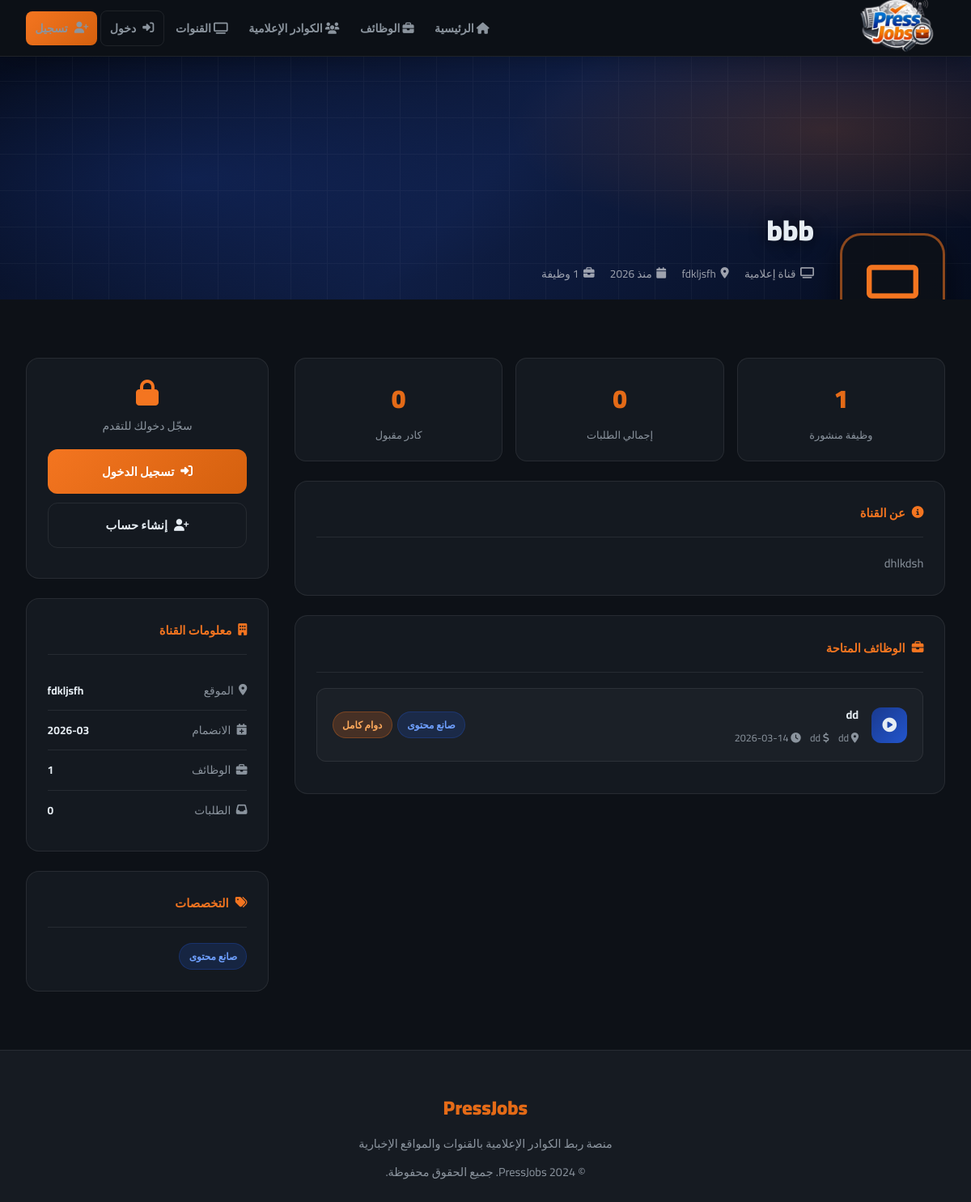
/profile/4, run on an earlier commit of the app's database.
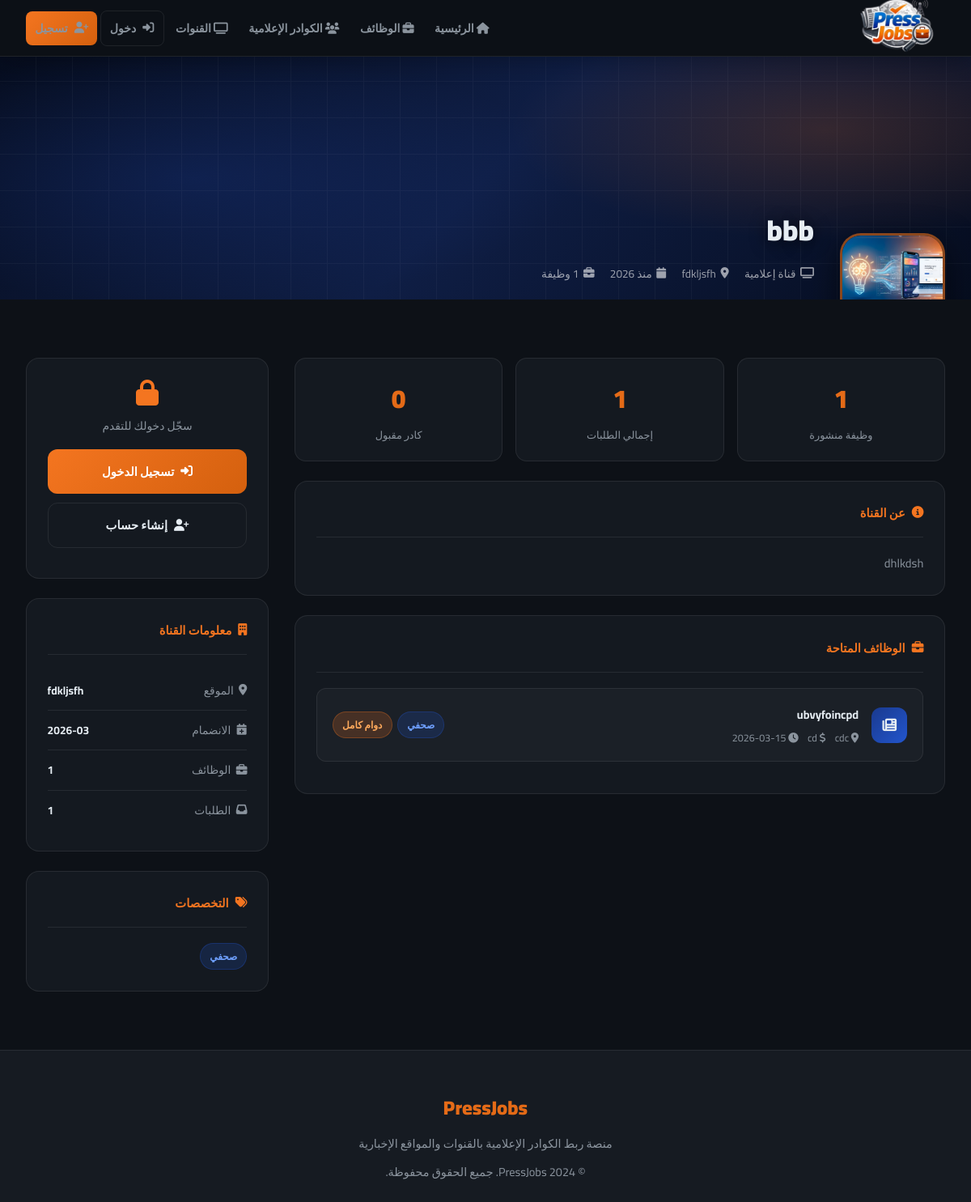
And on a later commit of the database.
### tables this page shows
CREATE TABLE users (
        id INTEGER PRIMARY KEY AUTOINCREMENT,
        name TEXT NOT NULL,
        email TEXT UNIQUE NOT NULL,
        password TEXT NOT NULL,
        account_type TEXT NOT NULL,
        bio TEXT,
        location TEXT,
        skills TEXT,
        education TEXT,
        experience TEXT,
        profile_image TEXT,
        created_at TEXT DEFAULT CURRENT_TIMESTAMP
    , last_name TEXT, gender TEXT, civil_status TEXT, specialty TEXT, years_experience TEXT, preferred_channels TEXT, extra_skills TEXT, cv_filename TEXT, intro_video TEXT, article_links TEXT);

CREATE TABLE jobs (
        id INTEGER PRIMARY KEY AUTOINCREMENT,
        channel_id INTEGER NOT NULL,
        title TEXT NOT NULL,
        description TEXT NOT NULL,
        category TEXT NOT NULL,
        location TEXT,
        job_type TEXT,
        salary TEXT,
        requirements TEXT,
        created_at TEXT DEFAULT CURRENT_TIMESTAMP,
        FOREIGN KEY(channel_id) REFERENCES users(id)
    );

### app.py (the view)
@app.route('/profile/<int:user_id>')
def profile(user_id):
    conn = get_db()
    user = conn.execute('SELECT * FROM users WHERE id=?', (user_id,)).fetchone()
    if not user:
        conn.close()
        flash('المستخدم غير موجود', 'error')
        return redirect(url_for('index'))
    if user['account_type'] == 'channel':
        jobs = conn.execute(
            'SELECT * FROM jobs WHERE channel_id=? ORDER BY created_at DESC', (user_id,)
        ).fetchall()
        applications = conn.execute('''
            SELECT applications.*, jobs.title AS job_title,
                   u.name AS applicant_name, u.profile_image AS applicant_image,
                   u.skills, u.education, u.location AS applicant_location,
                   u.years_experience, u.specialty, u.cv_filename
            FROM applications
            JOIN jobs ON applications.job_id = jobs.id
            JOIN users u ON applications.journalist_id = u.id
            WHERE jobs.channel_id = ?
            ORDER BY applications.created_at DESC
        ''', (user_id,)).fetchall()
        total_applications = len(applications)
        accepted_count = sum(1 for a in applications if a['status'] == 'accepted')
        job_categories = list({j['category'] for j in jobs})
        conn.close()
        return render_template('channel_profile.html',
            channel=user, jobs=jobs, applications=applications,
            total_applications=total_applications, accepted_count=accepted_count,
            job_categories=job_categories)
    posts = conn.execute(
        'SELECT * FROM posts WHERE user_id=? ORDER BY created_at DESC', (user_id,)
    ).fetchall()
    conn.close()
    return render_template('profile.html', user=user, jobs=None, posts=posts)

### templates/channel_profile.html (shortened to what this page needs)
{% extends 'base.html' %}
{% block content %}
{% set is_owner = (session.user_id == channel.id) %}
{% set cmap = {'journalist':'صحفي','photographer':'مصور','content':'صانع محتوى','editor':'مونتير','presenter':'مذيع','reporter':'مراسل'} %}
{% set imap = {'journalist':'newspaper','photographer':'camera','content':'play-circle','editor':'film','presenter':'microphone','reporter':'broadcast-tower'} %}
<div class="ch-hero">
  <div class="ch-hero-bg"></div>
  <div class="ch-hero-lines"></div>
  <div class="ch-hero-inner">
    <div class="ch-logo{% if is_owner %} editable{% endif %}"{% if is_owner %} onclick="openM('editModal','logo')"{% endif %}>
      {% if channel.profile_image %}<img src="/static/uploads/{{ channel.profile_image }}" alt="{{ channel.name }}" id="heroLogo">{% else %}<i class="fas fa-tv default-icon"></i>{% endif %}
    </div>
    <div class="ch-hero-text">
      <h1>{{ channel.name }}</h1>
      <div class="ch-hero-meta">
        <span><i class="fas fa-tv"></i> قناة إعلامية</span>
        {% if channel.location %}<span><i class="fas fa-map-marker-alt"></i> {{ channel.location }}</span>{% endif %}
        <span><i class="fas fa-calendar"></i> منذ {{ channel.created_at[:4] }}</span>
        <span><i class="fas fa-briefcase"></i> {{ jobs|length }} وظيفة</span>
      </div>
    </div>
  </div>
</div>
<div class="ch-body">
  <div class="ch-main">
    <div class="ch-stats">
      <div class="ch-stat"><div class="n">{{ jobs|length }}</div><div class="l">وظيفة منشورة</div></div>
      <div class="ch-stat"><div class="n">{{ total_applications }}</div><div class="l">إجمالي الطلبات</div></div>
      <div class="ch-stat"><div class="n">{{ accepted_count }}</div><div class="l">كادر مقبول</div></div>
    </div>
    {% if is_owner %}
    <div class="ch-card" style="padding-bottom:0">
      <div class="ch-tabs">
        <button class="ch-tab active" onclick="switchTab('t-jobs',this)"><i class="fas fa-briefcase"></i> الوظائف {% if jobs %}<span class="ch-tab-badge">{{ jobs|length }}</span>{% endif %}</button>
        <button class="ch-tab" onclick="switchTab('t-apps',this)"><i class="fas fa-inbox"></i> الطلبات {% if applications %}<span class="ch-tab-badge">{{ applications|length }}</span>{% endif %}</button>
        <button class="ch-tab" onclick="switchTab('t-about',this)"><i class="fas fa-info-circle"></i> عن القناة</button>
      </div>
      <div class="ch-tab-panels">
        <div class="ch-tab-panel active" id="t-jobs">
          <div style="display:flex;justify-content:flex-end;margin-bottom:1.2rem">
            <button onclick="openJobNew()" class="btn btn-primary btn-sm"><i class="fas fa-plus"></i> وظيفة جديدة</button>
          </div>
          {% if jobs %}
            {% for job in jobs %}
            <div class="job-row">
              <div class="job-row-icon"><i class="fas fa-{{ imap.get(job.category,'briefcase') }}"></i></div>
              <div class="job-row-body">
                <h4>{{ job.title }}</h4>
                <div class="job-row-meta">
                  <span class="badge badge-blue" style="font-size:0.7rem">{{ cmap.get(job.category,job.category) }}</span>
                  {% if job.job_type %}<span class="badge badge-orange" style="font-size:0.7rem">{{ job.job_type }}</span>{% endif %}
                  {% if job.location %}<span><i class="fas fa-map-marker-alt"></i> {{ job.location }}</span>{% endif %}
                  <span><i class="fas fa-calendar"></i> {{ job.created_at[:10] }}</span>
                </div>
              </div>
              <div class="job-row-acts">
                <a href="/job/{{ job.id }}" class="jbtn jbtn-view"><i class="fas fa-eye"></i></a>
                <button class="jbtn jbtn-edit" onclick="openJobEdit({{ job.id }},'{{ job.title|e }}','{{ job.category }}','{{ (job.job_type or '')|e }}','{{ (job.location or '')|e }}','{{ (job.salary or '')|e }}','{{ job.description|e|replace('\n',' ')|replace("'","\\'") }}','{{ (job.requirements or '')|e|replace('\n',' ')|replace("'","\\'") }}')"><i class="fas fa-pen"></i></button>
                <button class="jbtn jbtn-del" onclick="openJobDel({{ job.id }})"><i class="fas fa-trash"></i></button>
              </div>
            </div>
            {% endfor %}
          {% else %}
          <div class="empty-st"><i class="fas fa-briefcase"></i><p>لم تنشر أي وظيفة بعد</p><button onclick="openJobNew()" class="btn btn-primary btn-sm" style="margin-top:1rem"><i class="fas fa-plus"></i> انشر أول وظيفة</button></div>
          {% endif %}
        </div>
        <div class="ch-tab-panel" id="t-apps">
          {% if applications %}
          <div class="filter-pills">
            <button class="fpill active" onclick="fApps('all',this)">الكل ({{ applications|length }})</button>
            <button class="fpill" onclick="fApps('pending',this)">قيد المراجعة ({{ applications|selectattr('status','eq','pending')|list|length }})</button>
            <button class="fpill" onclick="fApps('accepted',this)">مقبول ({{ applications|selectattr('status','eq','accepted')|list|length }})</button>
            <button class="fpill" onclick="fApps('rejected',this)">مرفوض ({{ applications|selectattr('status','eq','rejected')|list|length }})</button>
          </div>
          {% for app in applications %}
          <div class="app-card" data-status="{{ app.status }}">
            <div class="app-top">
              <div class="app-person">
                <div class="app-av">{% if app.applicant_image %}<img src="/static/uploads/{{ app.applicant_image }}">{% else %}<i class="fas fa-user"></i>{% endif %}</div>
                <div>
                  <div class="app-nm">{{ app.applicant_name }}</div>
                  <div class="app-sb"><i class="fas fa-briefcase"></i> {{ app.job_title }}{% if app.applicant_location %} · <i class="fas fa-map-marker-alt"></i> {{ app.applicant_location }}{% endif %} · <i class="fas fa-calendar"></i> {{ app.created_at[:10] }}</div>
                </div>
              </div>
              <span class="badge {% if app.status=='accepted' %}badge-green{% elif app.status=='rejected' %}badge-red{% else %}badge-orange{% endif %}">{{ {'pending':'قيد المراجعة','accepted':'مقبول','rejected':'مرفوض'}.get(app.status,app.status) }}</span>
            </div>
            {% if app.skills or app.education or app.years_experience %}
            <div class="app-pills">
              {% if app.skills %}<div class="app-pill"><span class="app-pill-l"><i class="fas fa-tools"></i> المهارات</span><span class="app-pill-v">{{ app.skills[:35] }}{% if app.skills|length>35 %}...{% endif %}</span></div>{% endif %}
              {% if app.education %}<div class="app-pill"><span class="app-pill-l"><i class="fas fa-graduation-cap"></i> المؤهل</span><span class="app-pill-v">{{ app.education[:30] }}{% if app.education|length>30 %}...{% endif %}</span></div>{% endif %}
              {% if app.years_experience %}<div class="app-pill"><span class="app-pill-l"><i class="fas fa-star"></i> الخبرة</span><span class="app-pill-v">{{ app.years_experience }} سنوات</span></div>{% endif %}
            </div>
            {% endif %}
            {% if app.message %}<div class="app-msg">{{ app.message }}</div>{% endif %}
            <div class="app-acts">
              {% if app.status != 'accepted' %}<a href="/update-application/{{ app.id }}/accepted" class="abtn abtn-ok"><i class="fas fa-check"></i> قبول</a>{% endif %}
              {% if app.status != 'rejected' %}<a href="/update-application/{{ app.id }}/rejected" class="abtn abtn-no"><i class="fas fa-times"></i> رفض</a>{% endif %}
              <a href="/profile/{{ app.journalist_id }}" class="abtn abtn-pr" target="_blank"><i class="fas fa-user"></i> الملف</a>
              {% if app.cv_filename %}<a href="/static/uploads/{{ app.cv_filename }}" class="abtn abtn-pr" download><i class="fas fa-file-pdf"></i> CV</a>{% endif %}
            </div>
          </div>
          {% endfor %}
          {% else %}
          <div class="empty-st"><i class="fas fa-inbox"></i><p>لا توجد طلبات بعد</p></div>
          {% endif %}
        </div>
        <div class="ch-tab-panel" id="t-about">
          {% if channel.bio %}<p class="ch-bio">{{ channel.bio }}</p>{% else %}<p style="color:var(--text-muted);font-style:italic;font-size:0.9rem">لم تتم إضافة نبذة. <a href="javascript:void(0)" onclick="openM('editModal','info')" style="color:var(--orange);text-decoration:none">أضف الآن ←</a></p>{% endif %}
        </div>
      </div>
    </div>
    {% else %}
    <div class="ch-card">
      <div class="ch-card-head"><i class="fas fa-info-circle"></i> عن القناة</div>
      {% if channel.bio %}<p class="ch-bio">{{ channel.bio }}</p>{% else %}<p style="color:var(--text-muted);font-style:italic">لا توجد نبذة</p>{% endif %}
    </div>
    <div class="ch-card">
      <div class="ch-card-head"><i class="fas fa-briefcase"></i> الوظائف المتاحة</div>
      {% if jobs %}
        {% for job in jobs %}
        <a href="/job/{{ job.id }}" class="job-mini">
          <div class="jmico"><i class="fas fa-{{ imap.get(job.category,'briefcase') }}"></i></div>
          <div class="jmbody"><h4>{{ job.title }}</h4><div class="jmmeta">{% if job.location %}<span><i class="fas fa-map-marker-alt"></i> {{ job.location }}</span>{% endif %}{% if job.salary %}<span><i class="fas fa-dollar-sign"></i> {{ job.salary }}</span>{% endif %}<span><i class="fas fa-clock"></i> {{ job.created_at[:10] }}</span></div></div>
          <div style="display:flex;gap:0.4rem;flex-wrap:wrap;align-items:center;flex-shrink:0"><span class="badge badge-blue">{{ cmap.get(job.category,job.category) }}</span>{% if job.job_type %}<span class="badge badge-orange">{{ job.job_type }}</span>{% endif %}</div>
        </a>
        {% endfor %}
      {% else %}<div class="empty-st"><i class="fas fa-briefcase"></i><p>لا توجد وظائف حالياً</p></div>{% endif %}
    </div>
    {% endif %}
  </div>
  <div class="ch-sidebar-col">
    {% if is_owner %}
    <div class="ch-card">
      <div class="ch-card-head"><i class="fas fa-cog"></i> إدارة القناة</div>
      <button onclick="openM('editModal','info')" class="ch-btn"><i class="fas fa-edit"></i> تعديل المعلومات</button>
      <button onclick="openM('editModal','logo')" class="ch-btn outline"><i class="fas fa-image"></i> تغيير الشعار</button>
      <button onclick="openJobNew()" class="ch-btn outline"><i class="fas fa-plus"></i> نشر وظيفة جديدة</button>
    </div>
    {% elif session.user_id and session.account_type == 'journalist' %}
    <div class="ch-card">
      <p style="color:var(--text-muted);font-size:0.87rem;margin-bottom:1rem;text-align:center">هل تريد العمل مع <strong style="color:var(--text)">{{ channel.name }}</strong>؟</p>
      <a href="/jobs" class="ch-btn"><i class="fas fa-paper-plane"></i> تصفح الوظائف</a>
    </div>
    {% elif not session.user_id %}
    <div class="ch-card" style="text-align:center">
      <i class="fas fa-lock" style="font-size:2rem;color:var(--orange);margin-bottom:0.8rem;display:block"></i>
      <p style="color:var(--text-muted);font-size:0.87rem;margin-bottom:1rem">سجّل دخولك للتقدم</p>
      <a href="/login" class="ch-btn"><i class="fas fa-sign-in-alt"></i> تسجيل الدخول</a>
      <a href="/register" class="ch-btn outline"><i class="fas fa-user-plus"></i> إنشاء حساب</a>
    </div>
    {% endif %}
    <div class="ch-card">
      <div class="ch-card-head"><i class="fas fa-building"></i> معلومات القناة</div>
      {% if channel.location %}<div class="sb-row"><span class="lbl"><i class="fas fa-map-marker-alt"></i> الموقع</span><span class="val">{{ channel.location }}</span></div>{% endif %}
      <div class="sb-row"><span class="lbl"><i class="fas fa-calendar-plus"></i> الانضمام</span><span class="val">{{ channel.created_at[:7] }}</span></div>
      <div class="sb-row"><span class="lbl"><i class="fas fa-briefcase"></i> الوظائف</span><span class="val">{{ jobs|length }}</span></div>
      <div class="sb-row"><span class="lbl"><i class="fas fa-inbox"></i> الطلبات</span><span class="val">{{ total_applications }}</span></div>
    </div>
    {% if job_categories %}
    <div class="ch-card">
      <div class="ch-card-head"><i class="fas fa-tags"></i> التخصصات</div>
      <div style="display:flex;flex-wrap:wrap;gap:0.5rem">{% for cat in job_categories %}<span class="badge badge-blue">{{ cmap.get(cat,cat) }}</span>{% endfor %}</div>
    </div>
    {% endif %}
  </div>
</div>
{% endblock %}

### templates/base.html (shortened to what this page needs)
<!DOCTYPE html>
<html lang="ar" dir="rtl">
<head>
    <link rel="stylesheet" href="https://cdnjs.cloudflare.com/ajax/libs/font-awesome/6.4.0/css/all.min.css">
</head>
<body>
<nav>
    <a href="/" class="nav-brand">
        <img src="/static/images/logo.png" alt="PressJobs">
    </a>
    <div class="nav-links" id="navLinks">
        {% if not session.user_id %}<a href="/" {% if request.endpoint=='index' %}class="active"{% endif %}><i class="fas fa-home"></i> الرئيسية</a>{% endif %}
        <a href="/jobs" {% if request.endpoint=='jobs' %}class="active"{% endif %}><i class="fas fa-briefcase"></i> الوظائف</a>
        <a href="/journalists" {% if request.endpoint=='journalists' %}class="active"{% endif %}><i class="fas fa-users"></i> الكوادر الإعلامية</a>
        <a href="/channels" {% if request.endpoint=='channels' %}class="active"{% endif %}><i class="fas fa-tv"></i> القنوات</a>
        {% if session.user_id %}
        <a href="/profile/{{ session.user_id }}"><i class="fas fa-user"></i> {{ session.user_name }}</a>
        <a href="/logout" class="btn btn-outline btn-sm"><i class="fas fa-sign-out-alt"></i> خروج</a>
        {% else %}
        <a href="/login" class="btn btn-outline btn-sm"><i class="fas fa-sign-in-alt"></i> دخول</a>
        <a href="/register" class="btn btn-primary btn-sm"><i class="fas fa-user-plus"></i> تسجيل</a>
        {% endif %}
    </div>
</nav>
<main>
{% block content %}{% endblock %}
</main>
<footer>
    <div class="footer-brand">PressJobs</div>
    <p>منصة ربط الكوادر الإعلامية بالقنوات والمواقع الإخبارية</p>
    <p style="margin-top:0.5rem">© 2024 PressJobs. جميع الحقوق محفوظة.</p>
</footer>
</body>
</html>

What changed in the data, as far as the page shows it:
removed jobs: title "dd", location "dd", salary "dd", created_at "2026-03-14", get "صانع محتوى", job_type "دوام كامل"
changed users "bbb": profile_image: picture added
added jobs: title "ubvyfoincpd", location "cdc", salary "cd", created_at "2026-03-15", get "صحفي", job_type "دوام كامل"
Also different on the page:
{{ total_applications }}: "0" → "1"
